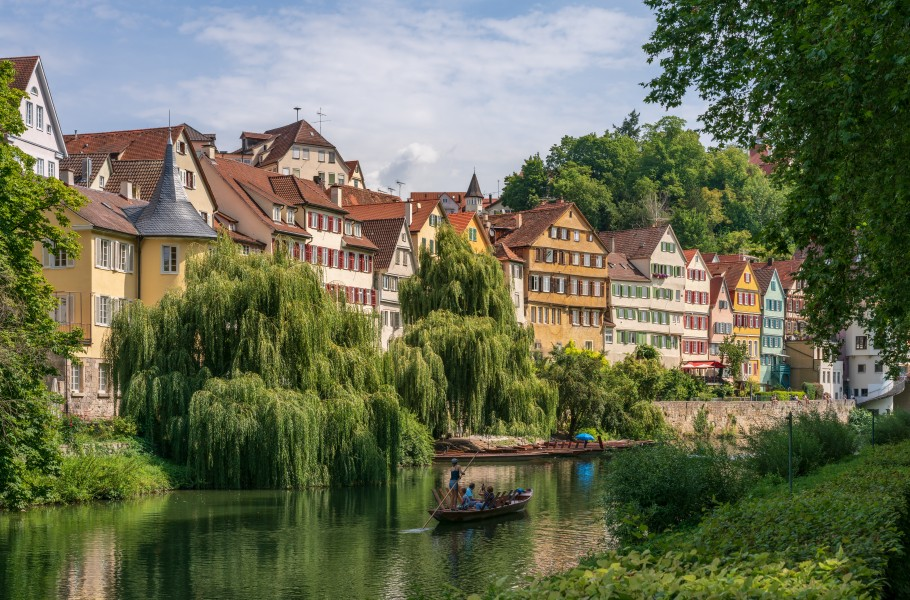
%> input picture Digital Signal Processing/2. 5-7.Dyskretna transformata Fourier'a, kompresja JPG/Lab05_07_DFT/media/village.jpg, 910 x 600 px
$ octave Zad9_2_filtracja_gornoprzepustowa_zdjec.m   (GNU Octave 9; MATLAB toolbox functions it lacks are replaced by stand-ins)
%> lines starting %> are read from the running program, lines starting %| are printed output that depends on the picture; in (x1, y1, x2, y2) boxes, pixels count from 0 and x2, y2 are one past the last pixel; in counts of white or black regions, pixels touching at a corner belong together; the program's own positions count from 1
%% Filtracja górnoprzepustowa zdjęć
clear; clc; close all;

%% Parametry filtracji
filterRatio = 0.2;              % Stosunek częstotliwości granicznej do częstotliwości Nyquista ( <1 )
filterType = 1;                 % Typ filtru:
                                %  1 - koło (ostre odcięcie)
                                %  2 - filtr gaussowski
                                %  3 - filtr Butterworth-a
butterFilterOrder = 2;          % Rząd filtru Butterworth-a
keepDC = 0;                     % Czy filtr ma zachować prążek dla DC (0 lub 1)

%% Ładowanie i wyświetlanie zdjęcia
image = rgb2gray( imread( 'media/village.jpg' ) );
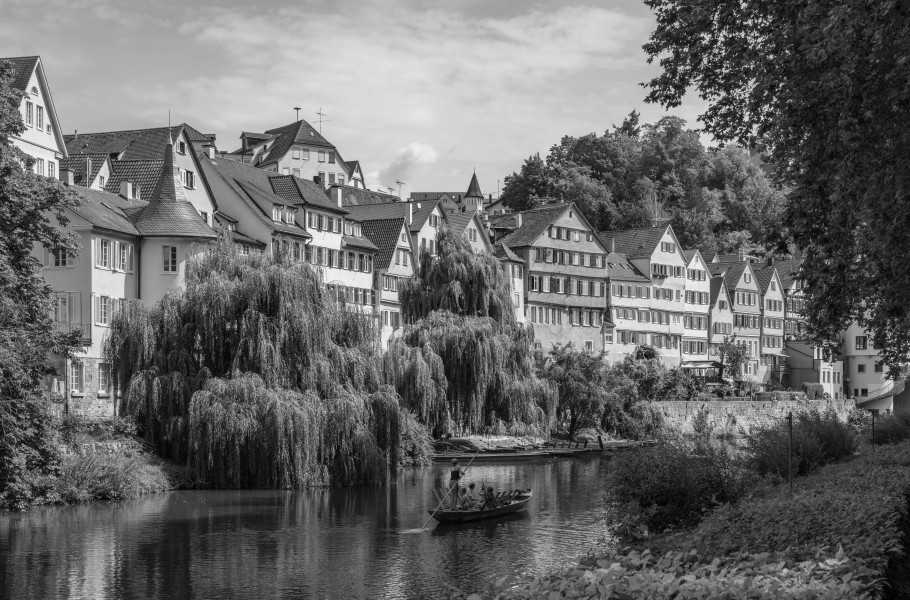
%> image: size 600x910 uint8; min 0, max 252, mean 104.9
figure, imshow( image, [] );

%% DFT zdjęcia
spectrum2D = fftshift( fft2( image ) );
figure, imshow( mat2gray( log( 1 + abs( spectrum2D ) ) ) );
%> after `imshow( mat2gray( log( 1 + abs( spectrum2D ) ) ) )`:
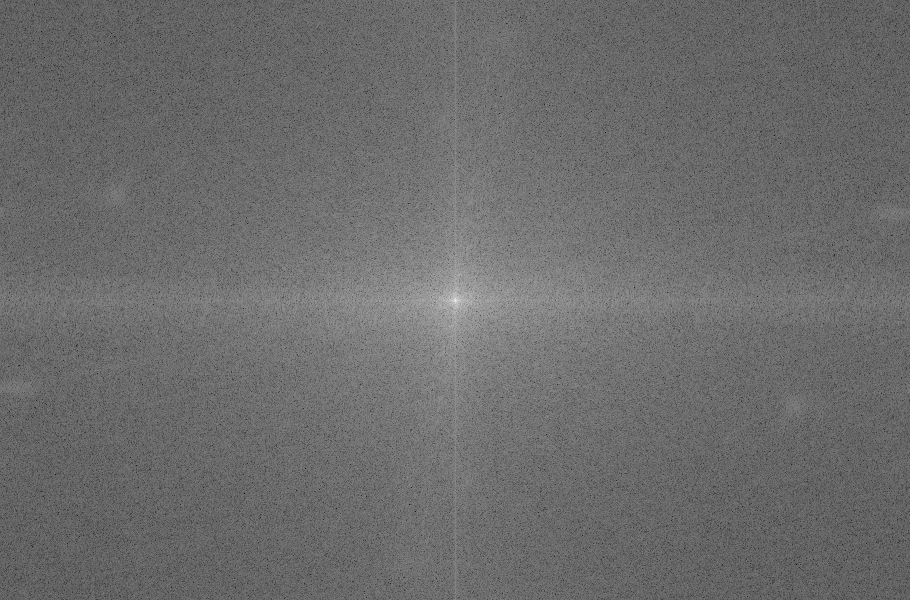
%> displayed picture: size 600x910, on the screen's scale of 0 to 255; min 0, max 255, mean 108

%% Tworzenie funkcji filtru
[ width, height ] = size( image );      % Rozmiar zdjęcia
%> width = 600; height = 910
dim = min( [ width height ] ) / 2;      % Odległość od środka do krótszej z krawędzi (w przybliżeniu okres Nyquista)
%> dim = 300

% Przestrzeń współrzędnych filtru
[ x, y ] = meshgrid( -(height/2) : (height/2)-1, -(width/2) : (width/2)-1 );

switch filterType
    % Trywialny filtr - okrąg o zadanym promieniu
    case 1
        z =  sqrt( x.^2 + y.^2 );
        filterFunction =  z > ( dim * filterRatio );
    % Filtr gaussowski
    case 2
        filterFunction = fspecial( 'gaussian', [ width, height ], 0.5 * dim * filterRatio );
        % Renormalizacja do zakresu 0--1
        filterFunction = 1. - mat2gray( filterFunction );
    % Filtr Butterworth-a
    case 3
        filterFunction = 1 ./ ( 1. + ( ( dim * filterRatio * 0.5 ) ./ ( x .^ 2 + y .^ 2 ) .^ 0.5 ) .^ ( 2*butterFilterOrder ) );
end

% Zachowanie prążka DC - wstawienie jedynki w funkcję filtru dokładnie w
% środku zdjęcia
filterFunction( width/2+1, height/2+1 ) = keepDC;
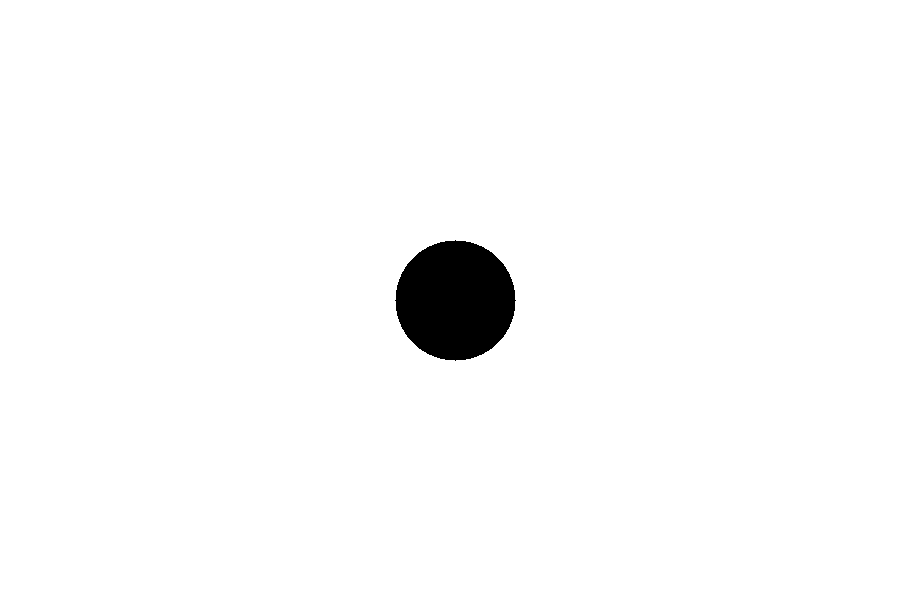
%> filterFunction: size 600x910 logical; 97.9% white; 1 black region, box (x1, y1, x2, y2) and area: (395, 240, 516, 361) 11289

%% Filtracja i wyświetlenie widma
filteredSpectrum = spectrum2D .* filterFunction;

figure, imshow( mat2gray( log( 1 + abs( filteredSpectrum ) ) ) );
%> after `imshow( mat2gray( log( 1 + abs( filteredSpectrum ) ) ) )`:
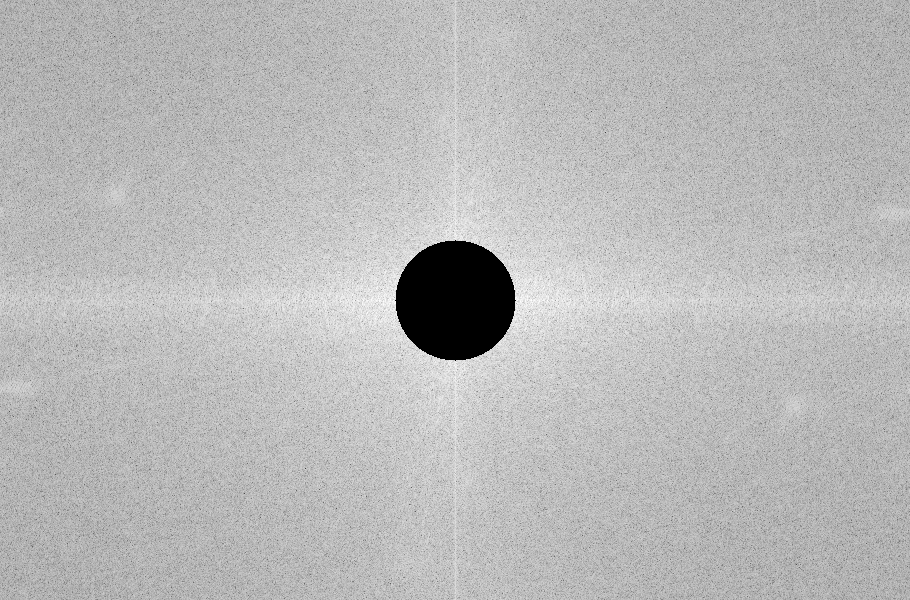
%> displayed picture: size 600x910, on the screen's scale of 0 to 255; min 0, max 255, mean 184.8

%% Transformata odwrotna i wyświetlenie zdjęć
filteredImage = abs( ifft2( filteredSpectrum ) );
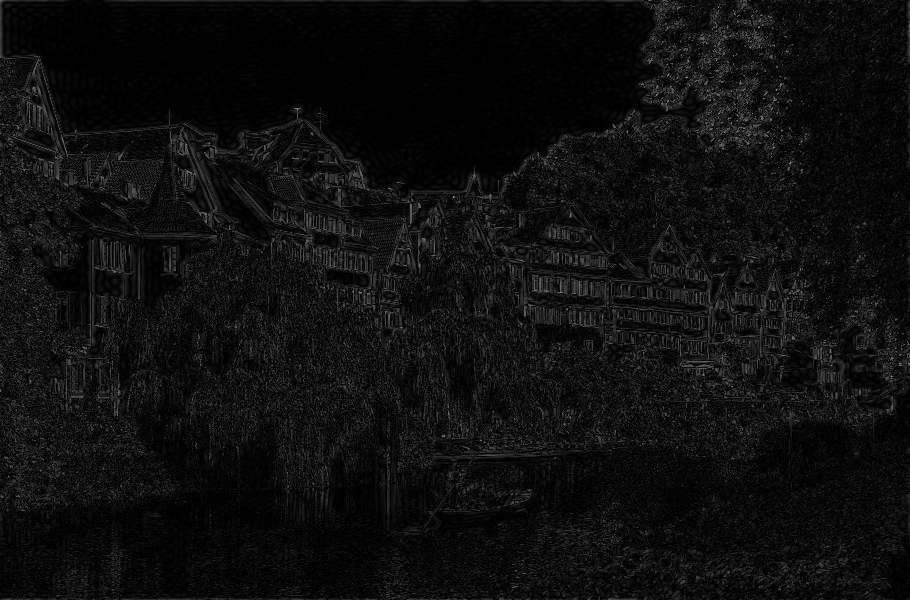
%> filteredImage: size 600x910 double; min 1.27e-05, max 148.6, mean 14.8

figure, imshow( mat2gray( filteredImage ), [] );
%> after `imshow( mat2gray( filteredImage ), [] )`:
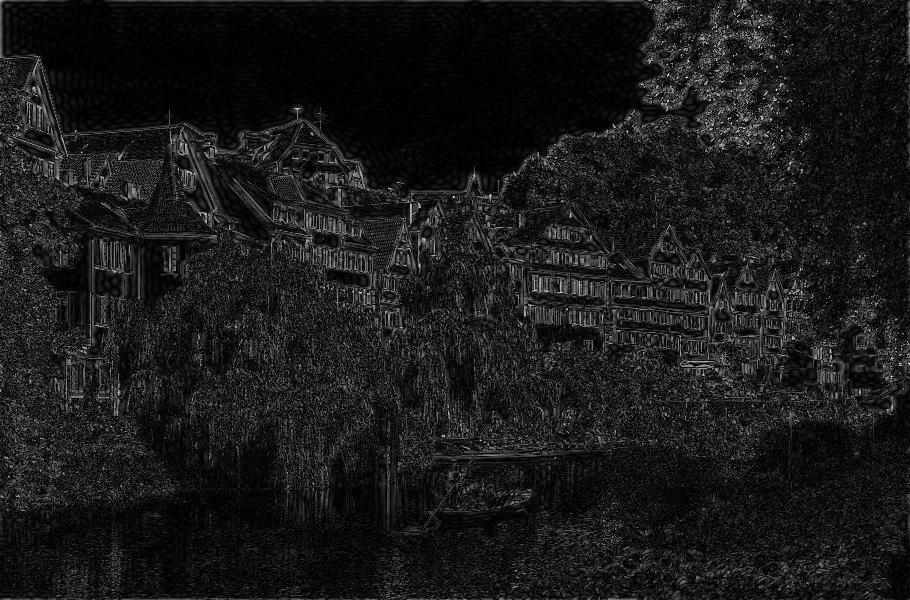
%> displayed picture: size 600x910, on the screen's scale of 0 to 255; min 0, max 255, mean 25.3
